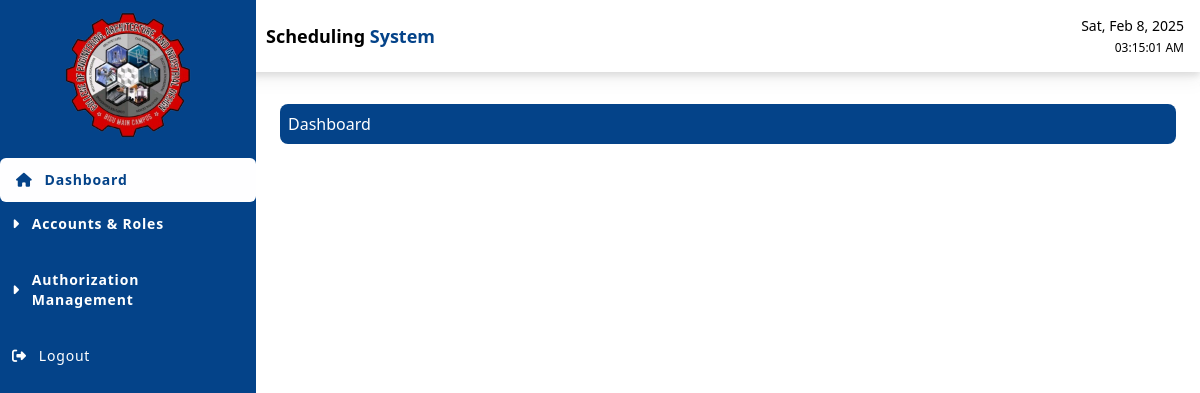
Before: /src/pages/dashboard.php?page=dashboard (signed in) with the older database file.
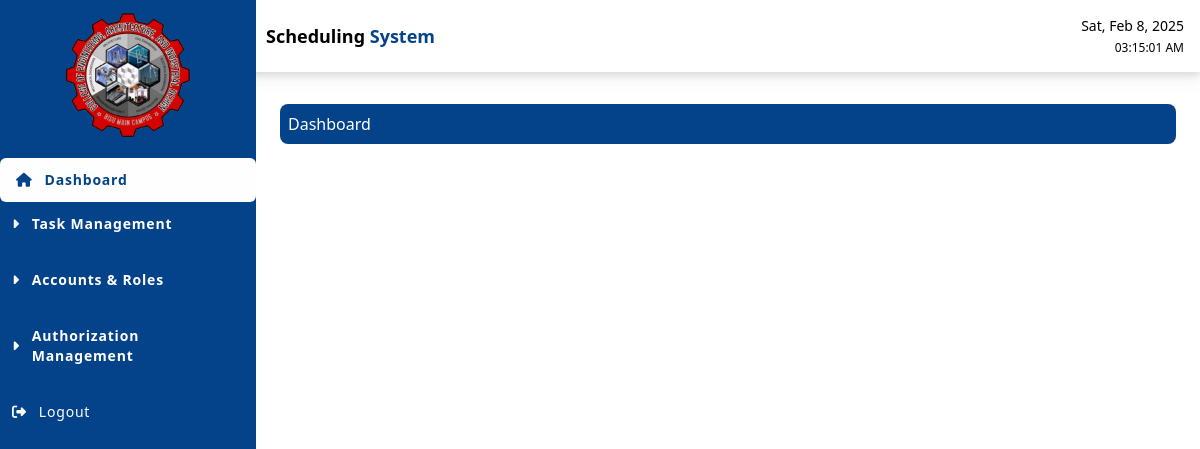
After: the same page with the newer database file.
### tables this page shows
CREATE TABLE `modules` (
  `id` int(11) NOT NULL,
  `module_name` varchar(255) NOT NULL,
  `module_alias` varchar(255) NOT NULL,
  `sequence_number` int(11) NOT NULL,
  `created_at` timestamp NOT NULL DEFAULT current_timestamp(),
  `updated_at` timestamp NOT NULL DEFAULT current_timestamp() ON UPDATE current_timestamp()
);

### src/pages/main_query.php (called while the page is built, shortened)
<?php
$userID = $_SESSION['user']['id'];
function getModulesAndPages($conn, $user_id) {
    $modules = array();
    $roleQuery = "SELECT ur.role_id, r.role_name
                  FROM user_roles ur
                  JOIN roles r ON ur.role_id = r.role_id
                  WHERE ur.user_id = $user_id LIMIT 1";
    $roleResult = mysqli_query($conn, $roleQuery);
    $userRole = mysqli_fetch_assoc($roleResult);
    $role_id = $userRole['role_id'];
    $is_super_admin = ($userRole['role_name'] === 'Super Admin');
    $moduleQuery = $is_super_admin ?
        "SELECT *, 1 as module_can_view FROM modules ORDER BY sequence_number ASC" :
        "SELECT m.*,
                IF(EXISTS (
                    SELECT 1
                    FROM pages p
                    LEFT JOIN page_permissions pp ON p.page_id = pp.page_id
                    WHERE p.module_id = m.id
                      AND p.is_active = '1'
                      AND (pp.can_view = 1 OR pp.page_id IS NULL)
                ), 1, 0) as module_can_view
         FROM modules m
         LEFT JOIN module_permissions mp ON m.id = mp.module_id AND mp.role_id = $role_id
         ORDER BY m.sequence_number ASC";
    $moduleResult = mysqli_query($conn, $moduleQuery);
    while ($module = mysqli_fetch_assoc($moduleResult)) {
        if ($is_super_admin || $module['module_can_view'] == 1) {
            $module_id = $module['id'];
            $pageQuery = $is_super_admin ?
                "SELECT *, 1 as page_can_view
                 FROM pages
                 WHERE module_id = $module_id AND is_active = '1'
                 ORDER BY sequence_number ASC" :
                "SELECT p.*, pp.can_view as page_can_view
                 FROM pages p
                 LEFT JOIN page_permissions pp ON p.page_id = pp.page_id AND pp.role_id = $role_id
                 WHERE p.module_id = $module_id AND p.is_active = '1'
                 ORDER BY p.sequence_number ASC";
            $pageResult = mysqli_query($conn, $pageQuery);
            $pages = array();
            while ($page = mysqli_fetch_assoc($pageResult)) {
                if ($is_super_admin || $page['page_can_view'] == 1) {
                    $pages[] = $page;
                }
            }
            if (!empty($pages)) {
                $module['pages'] = $pages;
                $modules[] = $module;
            }
        }
    }
    return $modules;
}
?>

### src/pages/left_sidebar/sidebar_l.php (the view, shortened to what this page needs)
<ul class="flex flex-col text-sm font-sans  ">
    <div class='flex justify-center items-center'>
        <image src="../../resources/images/1738888990405-removebg-preview-removebg-preview.png" class='w-[150px] p-3'></image>
    </div>
    <li class="py-1 justify-center mt-2 hover:bg-[#3cc5dd] rounded-md">
        <a href="dashboard.php?page=dashboard" class="font-semibold flex ml-4  py-2  rounded-md hover:text-white items-center">
            <i class="fa-solid fa-house mr-3"></i> Dashboard
        </a>
    </li>
    <?php
    $modules = getModulesAndPages($conn, $userID);
    foreach ($modules as $module) {
        if (!empty($module['pages'])) {
            ?>
            <li class="p-3 ">
                <div class="treeview-parent">
                    <div class="flex items-center justify-between cursor-pointer">
                        <div class="flex items-center">
                            <i class="fas fa-caret-right mr-3 transition-transform duration-200 "></i>
                            <span class="text-white font-semibold"><?php echo htmlspecialchars($module['module_name']); ?></span>
                        </div>
                    </div>
                </div>
            </li>
        <?php }
    } ?>
    <li class="p-3  hover:bg-[#3cc5dd]">
        <a href="javascript:void(0);" onclick="logoutUser();" class="flex items-center text-white hover:text-white">
            <i class="fas fa-sign-out-alt mr-3"></i> Logout
        </a>
    </li>
</ul>

### src/pages/dashboard.php (shortened to what this page needs)
<?php
require 'main_query.php';
?>
<!DOCTYPE html>
<html lang="en">
<head>
    <?php include_once '../header_cdn.php'; ?>
</head>
<body class="">
    <div>
        <?php include_once 'navbar.php'; ?>
    </div>
    <div class="flex min-h-screen ">
        <div id="sidebar"  class="w-64 bg-[#044389] text-white flex justify-center align-center fixed h-full transform -translate-x-full md:translate-x-0 transition-transform duration-300 ease-in-out z-40 tracking-wider overflow-y-auto">
            <?php include_once 'left_sidebar/sidebar_l.php'; ?>
        </div>
        <div id="main-content" class="flex-1 md:ml-64 mt-20 transition-all duration-300 ease-in-out">
            <div class="bg-white p-6 rounded-lg shadow-md h-full">
                <div class='bg-[#044389] text-white p-2 rounded-lg mb-4'>
                    <?php
                    $breadcrumbs = [];
                    $breadcrumbs[] = "<a href='dashboard.php?page=dashboard' class='text-white-600 hover:text-black text-sm md:text-base'>Dashboard</a>";
                    echo implode(' <span class="mx-2 text-white">/</span> ', $breadcrumbs);
                    ?>
                </div>
            </div>
        </div>
    </div>
</body>
</html>

### src/header_cdn.php (shortened to what this page needs)
<link href="https://code.jquery.com/ui/1.13.2/themes/base/jquery-ui.css" rel="stylesheet">
<link href="https://cdnjs.cloudflare.com/ajax/libs/font-awesome/6.5.1/css/fontawesome.min.css" rel="stylesheet">
<link href="https://cdnjs.cloudflare.com/ajax/libs/font-awesome/6.5.1/css/solid.min.css" rel="stylesheet">
<link href="https://cdnjs.cloudflare.com/ajax/libs/toastr.js/latest/toastr.min.css" rel="stylesheet">
<link href="https://cdn.datatables.net/1.13.1/css/jquery.dataTables.min.css" rel="stylesheet">
<link href="https://cdn.datatables.net/buttons/2.3.0/css/buttons.dataTables.min.css" rel="stylesheet">
<link href="https://cdnjs.cloudflare.com/ajax/libs/fullcalendar/3.9.0/fullcalendar.min.css" rel="stylesheet">
<script src="https://cdn.tailwindcss.com"></script>
<link href="https://cdnjs.cloudflare.com/ajax/libs/shepherd.js/8.0.1/css/shepherd.css" rel="stylesheet">

### src/pages/navbar.php (shortened to what this page needs)
<nav class="bg-white text-black p-4 fixed w-full top-0 z-30 drop-shadow-lg">
    <div class="flex justify-between items-center w-full">
        <div class="flex items-center gap-4">
            <a href="dashboard.php?page=dashboard" class="text-lg font-bold hidden ms-[250px] md:block">Scheduling <span class='text-[#044389]'>System</span></a>
        </div>
        <div class="text-right">
            <div id="current-date" class="text-sm"></div>
            <div id="current-time" class="text-xs mt-1"></div>
        </div>
    </div>
</nav>

### src/header_cdn.php (style rules this page uses)
body { display: grid; grid-template-areas: " #sidebar #navbar" "sidebar main-content"; }
#sidebar { grid-area: sidebar; }
#main-content { grid-area: main-content; }

Changed rows visible on the page:
added modules: module_name "Task Management"
